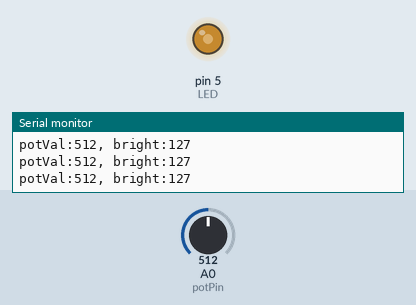
The sketch below on a simulated Arduino Uno, built with avr-gcc and run on an emulated ATmega328P. Shown: output pins drawn as LEDs (lit = HIGH), the last lines printed to the serial monitor. The inputs (shaded band) are chosen by the test bench; at power-on: A0 (potPin) = 512.

Above: at 1.2 s.
1.3 s: A0 (potPin) set to 106
At 2.5 s:
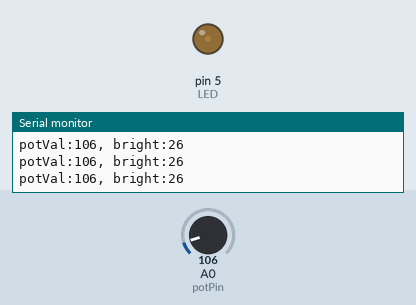
2.8 s: A0 (potPin) set to 92
At 3.9 s:
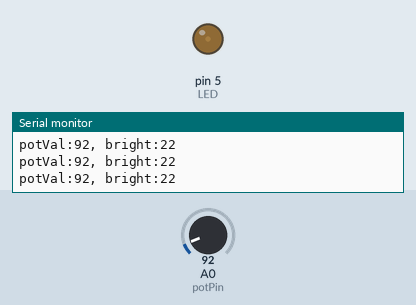
5.8 s: A0 (potPin) set to 11
At 7.2 s:
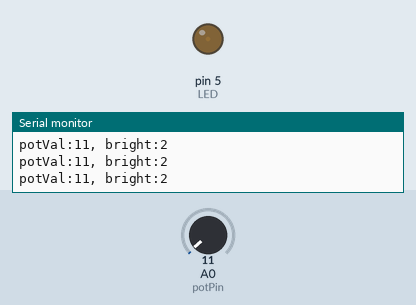
8.8 s: A0 (potPin) set to 8
At 9.2 s:
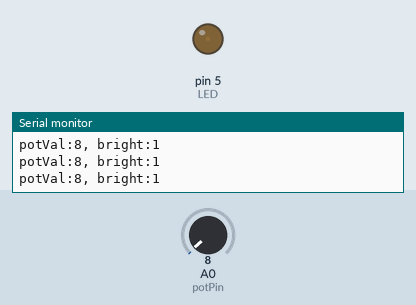
11.8 s: A0 (potPin) set to 716
At 12.7 s:
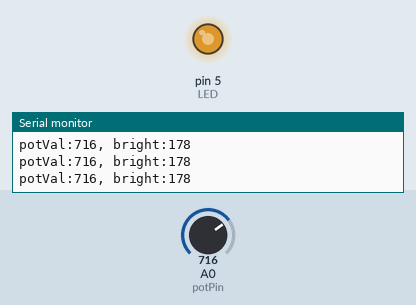
13.3 s: A0 (potPin) set to 992
At 13.7 s:
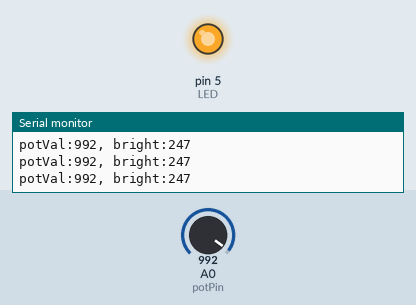
14.8 s: A0 (potPin) set to 1016
Timing chart, 0 to 17.8 s (numbered marks = the images above; inputs shaded):
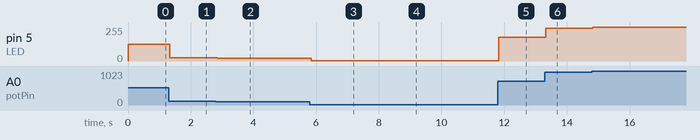

Measured:
- after the input at 1.3 s, pin 5 (LED): 127/255 → 26/255 at once
- after the input at 2.8 s, pin 5 (LED): 26/255 → 22/255 at once
- after the input at 5.8 s, pin 5 (LED): 22/255 → 2/255 at once
- after the input at 8.8 s, pin 5 (LED): 2/255 → 1/255 at once
- after the input at 11.8 s, pin 5 (LED): 1/255 → 178/255 at once
- after the input at 13.3 s, pin 5 (LED): 178/255 → 247/255 at once
- after the input at 14.8 s, pin 5 (LED): 247/255 → 253/255 at once

The sketch:

_______LED_____.ino
```cpp
int LED=5;
int potVal;
int potPin=A0;
int bright;

void setup() {
  // put your setup code here, to run once:
  Serial.begin(9600);


  Serial.println("IM REDY");

}

void loop() {
  // put your main code here, to run repeatedly:
  potVal=analogRead(potPin);
  Serial.print("potVal:");
  Serial.print(potVal);
  bright=map(potVal,0,1023,0,255);
  Serial.print(", bright:");
  Serial.println(bright);

  analogWrite(LED,bright);

}
```
